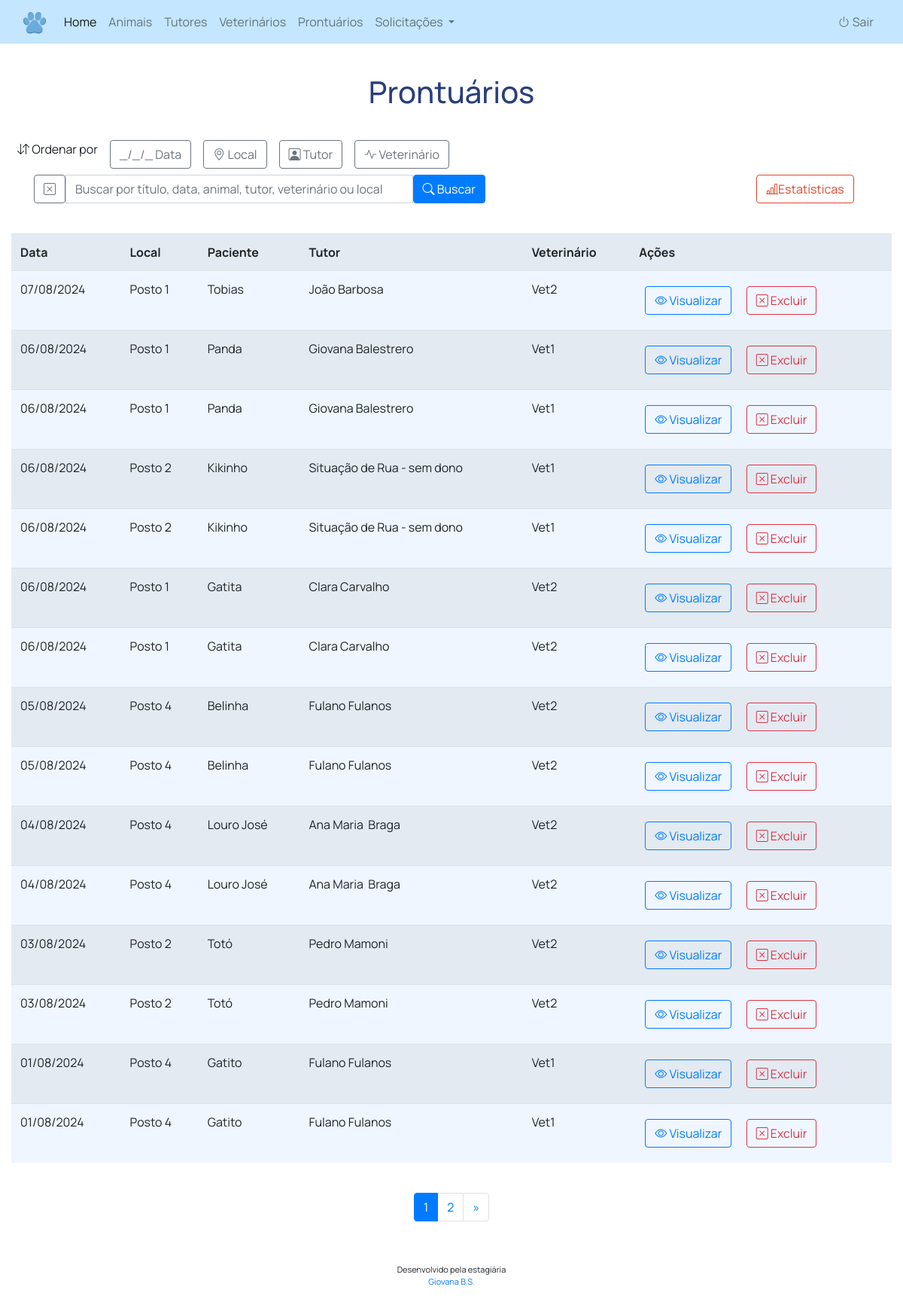
The page /index.php?controle=prontController&metodo=listar (signed in) on the database its author committed.
### tables this page shows
CREATE TABLE `prontuarios` (
  `id_pront` int NOT NULL AUTO_INCREMENT,
  `titulo` varchar(45) NOT NULL,
  `dataa` date NOT NULL,
  `locala` varchar(45) NOT NULL,
  `descritivo` varchar(5000) NOT NULL,
  `medicacao` varchar(45) DEFAULT NULL,
  `medicacao_info` varchar(600) DEFAULT NULL,
  `internacao` varchar(45) DEFAULT NULL,
  `internacao_info` varchar(600) DEFAULT NULL,
  `receita` varchar(700) DEFAULT NULL,
  `arquivo` varchar(400) NOT NULL,
  `peso` varchar(45) DEFAULT NULL,
  `id_animal` int NOT NULL,
  `id_vet` int NOT NULL,
  PRIMARY KEY (`id_pront`),
  KEY `fk_id_animal` (`id_animal`),
  KEY `fk_id_vet` (`id_vet`),
  CONSTRAINT `fk_id_animal` FOREIGN KEY (`id_animal`) REFERENCES `animais` (`id_animal`),
  CONSTRAINT `fk_id_vet` FOREIGN KEY (`id_vet`) REFERENCES `veterinarios` (`id_vet`)
);

CREATE TABLE `animais` (
  `id_animal` int NOT NULL AUTO_INCREMENT,
  `rga` varchar(45) DEFAULT NULL,
  `chip` varchar(45) DEFAULT NULL,
  `nome` varchar(45) NOT NULL,
  `datan` date DEFAULT NULL,
  `sexo` varchar(10) DEFAULT NULL,
  `alergias` varchar(200) DEFAULT NULL,
  `doencas` varchar(400) DEFAULT NULL,
  `cirurgias` varchar(300) DEFAULT NULL,
  `peso` varchar(6) DEFAULT NULL,
  `especie` varchar(45) NOT NULL,
  `raca` varchar(45) NOT NULL,
  `pelagem` varchar(45) NOT NULL,
  `aquisicao` varchar(45) DEFAULT NULL,
  `id_tutor` int DEFAULT NULL,
  `statusan` varchar(45) DEFAULT NULL,
  PRIMARY KEY (`id_animal`),
  KEY `fk_id_tutor` (`id_tutor`),
  CONSTRAINT `fk_id_tutor` FOREIGN KEY (`id_tutor`) REFERENCES `tutores` (`id_tutor`)
);

CREATE TABLE `tutores` (
  `id_tutor` int NOT NULL AUTO_INCREMENT,
  `nome` varchar(70) NOT NULL,
  `sobrenome` varchar(70) NOT NULL,
  `rg` varchar(12) DEFAULT NULL,
  `cpf` varchar(14) DEFAULT NULL,
  `cep` varchar(10) DEFAULT NULL,
  `logradouro` varchar(100) DEFAULT NULL,
  `numero` varchar(10) DEFAULT NULL,
  `bairro` varchar(45) DEFAULT NULL,
  `telefone1` varchar(20) NOT NULL,
  `telefone2` varchar(20) DEFAULT NULL,
  PRIMARY KEY (`id_tutor`)
);

CREATE TABLE `veterinarios` (
  `id_vet` int NOT NULL AUTO_INCREMENT,
  `nome` varchar(100) NOT NULL,
  `crmv` varchar(15) NOT NULL,
  `tipo` varchar(20) NOT NULL,
  `email` varchar(60) NOT NULL,
  `senha` varchar(45) NOT NULL,
  PRIMARY KEY (`id_vet`)
);

### src/Controllers/prontController.php (called while the page is built, shortened)
<?php
    class prontController
    {
        public function listar()
        {
            $limite = 15;
            $pagina_atual = isset($_GET['pagina']) ? (int)$_GET['pagina'] : 1;
            $offset = ($pagina_atual - 1) * $limite;
            $prontDAO = new prontDAO();
            $pesquisa = isset($_GET['busca']) ? $_GET['busca'] : '';
            if ($pesquisa)
            {
                $retorno = $prontDAO->buscar_pronts_pesquisa($pesquisa, $limite, $offset);
                $total_registros = $prontDAO->contar_pronts_pesquisa($pesquisa);
            } else {
                $retorno = $prontDAO->buscar_pronts_paginados($offset, $limite);
                $total_registros = $prontDAO->contar_pronts();
            }
            require_once "Views/pront/listar-pronts.php";
        }
    }

### src/Models/Conexao.php (called while the page is built, shortened)
<?php
    abstract class Conexao
    {
        public function __construct(protected $db = null)
        {
            $parametros = "mysql:host=localhost;dbname=sistema-vet;charset=utf8mb4";
            try
            {
                $this->db = new PDO($parametros, "root", "Awdg075t-oP");
            }
            catch(PDOException $e)
            {
                echo $e->getCode();
				echo $e->getMessage();
				echo "Problema na abertura de conexão com o banco de dados";
            }
        }
    }

### src/DAOs/prontDAO.php (called while the page is built, shortened)
<?php
    class prontDAO extends Conexao
    {
        public function contar_pronts()
        {
            $sql = "SELECT COUNT(*) AS total FROM prontuarios";
            $stm = $this->db->prepare($sql);
            $stm->execute();
            return $stm->fetch(PDO::FETCH_OBJ)->total;
        }
        public function buscar_pronts_paginados($offset, $limite)
        {
            $sql = "SELECT prontuarios.*,
                           DATE_FORMAT(dataa, '%d/%m/%Y') AS data_formatada,
                           animais.nome AS nome_animal,
                           tutores.nome AS nome_tutor,
                           tutores.sobrenome,
                           veterinarios.nome AS nome_vet
                    FROM prontuarios
                    JOIN animais ON prontuarios.id_animal = animais.id_animal
                    JOIN tutores ON animais.id_tutor = tutores.id_tutor
                    JOIN veterinarios ON prontuarios.id_vet = veterinarios.id_vet
                    ORDER BY dataa DESC
                    LIMIT :offset, :limite";
            $stm = $this->db->prepare($sql);
            $stm->bindValue(':offset', (int) $offset, PDO::PARAM_INT);
            $stm->bindValue(':limite', (int) $limite, PDO::PARAM_INT);
            $stm->execute();
            return $stm->fetchAll(PDO::FETCH_OBJ);
        }
    }

### Views/pront/listar-pronts.php (the view, shortened to what this page needs)
<?php
    require_once ROOT_PATH . '/views/cabecalho.php';
    $total_paginas = ceil($total_registros / $limite);
?>
<div class="content" id="listar-animais">
    <div class="container">
        <div>
            <h1 class="row justify-content-center align-items-center">Prontuários</h1><br>
            <div class="d-flex flex-wrap">
                <div class="p-2 g-6">
                    <i class="bi bi-arrow-down-up"></i>
                    Ordenar por
                </div>
                <div class="p-2 g-6"">
                    <a class="btn btn-outline-secondary" href="index.php?controle=prontController&metodo=listar">
                        _/_/_
                        Data
                    </a>
                </div>
                <div class="p-2 g-6"">
                    <a class="btn btn-outline-secondary" href="index.php?controle=prontController&metodo=listar_local">
                        <i class="bi bi-geo-alt"></i>
                        Local
                    </a>
                </div>
                <div class="p-2 g-6"">
                    <a class="btn btn-outline-secondary" href="index.php?controle=prontController&metodo=listar_tutor">
                        <i class="bi bi-person-square"></i>
                        Tutor
                    </a>
                </div>
                <div class="p-2 g-6"">
                    <a class="btn btn-outline-secondary" href="index.php?controle=prontController&metodo=listar_vet">
                        <i class="bi bi-activity"></i>
                        Veterinário
                    </a>
                </div>
            </div>
            <div class="row">
                <div class="col-md-10">
                    <form method="get" action="">
                        <div class="mb-3 row">
                            <div class="input-group col-md-8 col-sm-12">
                                <button class="btn btn-outline-secondary" type="button" id="clear-search-button">
                                    <i class="bi bi-x-square"></i>
                                </button>
                                <input
                                        type="text"
                                        class="form-control"
                                        name="busca"
                                        placeholder="Buscar por título, data, animal, tutor, veterinário ou local"
                                        value="<?= isset($_GET['busca']) ? $_GET['busca'] : '' ?>">
                                <button type="submit" class="btn btn-primary">
                                    <i class="bi bi-search"></i>
                                    Buscar
                                </button>
                            </div>
                        </div>
                    </form>
                </div>
                <div class="col-2">
                    <a href="index.php?controle=prontController&metodo=listar_estatisticas" class="btn btn-outline-primary btn-estatisticas">
                        <i class="bi bi-bar-chart-line"></i>Estatísticas
                    </a>
                </div>
            </div>
            <br>
            <div class="">
                <table class="table table-hover table-striped table-striped-color w-100">
                    <tr>
                        <th>Data</th>
                        <th>Local</th>
                        <th>Paciente</th>
                        <th>Tutor</th>
                        <th>Veterinário</th>
                        <th>Ações</th>
                    </tr>
                    <?php if (is_array($retorno) || is_object($retorno)): ?>
                        <?php foreach($retorno as $dado): ?>
                            <tr>
                                <td>
                                    <?= $dado->data_formatada ?>
                                </td>
                                <td><?= $dado->locala ?></td>
                                <td><?= $dado->nome_animal ?></td>
                                <td><?= $dado->nome_tutor ?>&nbsp;<?= $dado->sobrenome ?></td>
                                <td><?= $dado->nome_vet ?></td>
                                <td>
                                    <div class="d-flex flex-wrap">
                                        <div class="p-2">
                                            <a class="btn btn-outline-primary" href="index.php?controle=prontController&metodo=abrir&id=<?= $dado->id_pront ?>">
                                                <i class="bi bi-eye"></i> Visualizar
                                            </a>
                                        </div>
                                        <?php if(isset($_SESSION["tipo"]) && $_SESSION["tipo"] == "Administrador"): ?>
                                            <div class="p-2">
                                                <a class="btn btn-outline-danger" href="index.php?controle=prontController&metodo=excluir&id=<?= $dado->id_pront ?>&return_url=<?= urlencode($_SERVER['REQUEST_URI']) ?>">
                                                    <i class="bi bi-x-square"></i> Excluir
                                                </a>
                                            </div>
                                        <?php endif; ?>
                                    </div>
                                </td>
                            </tr>
                        <?php endforeach; ?>
                    <?php else: ?>
                        <tr><td colspan='4'>Nenhum prontuário encontrado.</td></tr>
                    <?php endif; ?>
                </table>
            </div>
        <br>
        <nav aria-label="Navegação de página">
            <ul class="pagination justify-content-center">
                <?php for ($i = 1; $i <= $total_paginas; $i++): ?>
                    <li class="page-item <?= $i == $pagina_atual ? 'active' : '' ?>">
                        <a class="page-link" href="index.php?controle=prontController&metodo=listar&pagina=<?= $i ?>"><?= $i ?></a>
                    </li>
                <?php endfor; ?>
                <?php if ($pagina_atual < $total_paginas): ?>
                    <li class="page-item">
                        <a class="page-link" href="index.php?controle=prontController&metodo=listar&pagina=<?= $pagina_atual + 1 ?>" aria-label="Próximo">
                            <span aria-hidden="true">&raquo;</span>
                        </a>
                    </li>
                <?php endif; ?>
            </ul>
        </nav>
    </div>
</div>

### src/styles/style.css (style rules this page uses)
body { font-family: "Manrope", sans-serif; font-weight: 400; height: 100%; }
.table-striped-color { background-color: rgba(223, 236, 255, 0.486); }
.container { display: flex; flex-direction: column; min-height: 100vh; max-width: 1400px; }
.row { margin-right: 0; margin-left: 0; }
h1 { color: rgb(42, 63, 122); cursor: default; }
.creditos { margin: 40px 0px; text-align: center; font-size: 11px; }
.footer { position: relative; bottom: 0; width: 100%; text-align: center; }
.btn-estatisticas { color: #e3462c; border-color: #e3462c; }

### rows shown on the page
prontuarios: data_formatada "07/08/2024", locala "Posto 1", id_animal.nome "Tobias", tutores.nome "João", tutores.sobrenome "Barbosa", id_vet.nome "Vet2"
prontuarios: data_formatada "06/08/2024", locala "Posto 1", id_animal.nome "Panda", tutores.nome "Giovana", tutores.sobrenome "Balestrero", id_vet.nome "Vet1"
prontuarios: data_formatada "06/08/2024", locala "Posto 1", id_animal.nome "Panda", tutores.nome "Giovana", tutores.sobrenome "Balestrero", id_vet.nome "Vet1"
prontuarios: data_formatada "06/08/2024", locala "Posto 2", id_animal.nome "Kikinho", tutores.nome "Situação de Rua", tutores.sobrenome "- sem dono", id_vet.nome "Vet1"
prontuarios: data_formatada "06/08/2024", locala "Posto 2", id_animal.nome "Kikinho", tutores.nome "Situação de Rua", tutores.sobrenome "- sem dono", id_vet.nome "Vet1"
prontuarios: data_formatada "06/08/2024", locala "Posto 1", id_animal.nome "Gatita", tutores.nome "Clara", tutores.sobrenome "Carvalho", id_vet.nome "Vet2"
prontuarios: data_formatada "06/08/2024", locala "Posto 1", id_animal.nome "Gatita", tutores.nome "Clara", tutores.sobrenome "Carvalho", id_vet.nome "Vet2"
prontuarios: data_formatada "05/08/2024", locala "Posto 4", id_animal.nome "Belinha", tutores.nome "Fulano", tutores.sobrenome "Fulanos", id_vet.nome "Vet2"
prontuarios: data_formatada "05/08/2024", locala "Posto 4", id_animal.nome "Belinha", tutores.nome "Fulano", tutores.sobrenome "Fulanos", id_vet.nome "Vet2"
prontuarios: data_formatada "04/08/2024", locala "Posto 4", id_animal.nome "Louro José", tutores.nome "Ana Maria", tutores.sobrenome "Braga", id_vet.nome "Vet2"
prontuarios: data_formatada "04/08/2024", locala "Posto 4", id_animal.nome "Louro José", tutores.nome "Ana Maria", tutores.sobrenome "Braga", id_vet.nome "Vet2"
prontuarios: data_formatada "03/08/2024", locala "Posto 2", id_animal.nome "Totó", tutores.nome "Pedro", tutores.sobrenome "Mamoni", id_vet.nome "Vet2"
prontuarios: data_formatada "03/08/2024", locala "Posto 2", id_animal.nome "Totó", tutores.nome "Pedro", tutores.sobrenome "Mamoni", id_vet.nome "Vet2"
prontuarios: data_formatada "01/08/2024", locala "Posto 4", id_animal.nome "Gatito", tutores.nome "Fulano", tutores.sobrenome "Fulanos", id_vet.nome "Vet1"
prontuarios: data_formatada "01/08/2024", locala "Posto 4", id_animal.nome "Gatito", tutores.nome "Fulano", tutores.sobrenome "Fulanos", id_vet.nome "Vet1"
